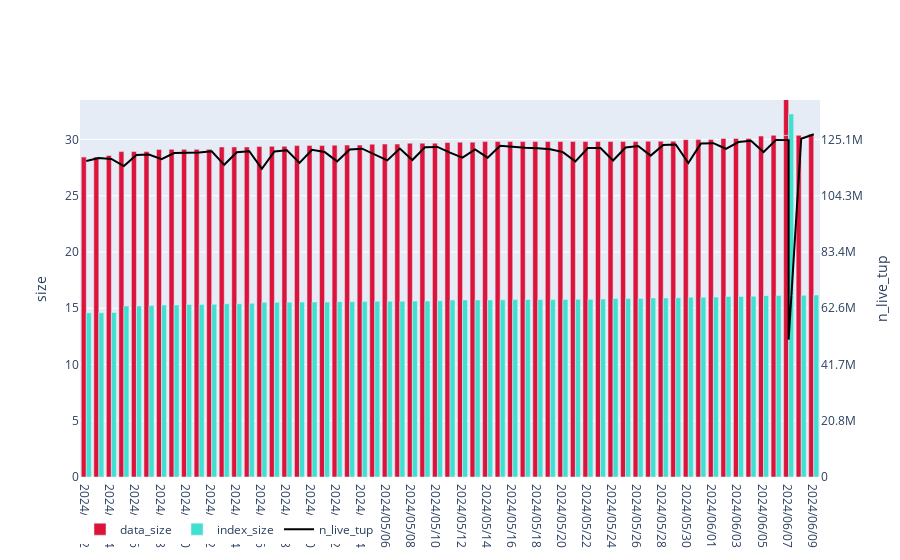

The notebook cell this image was saved under:
### Code cell
f = bar_bar_and_scatter(pretty_size(df_origin), 'data_size', 'index_size', 'n_live_tup')
f
